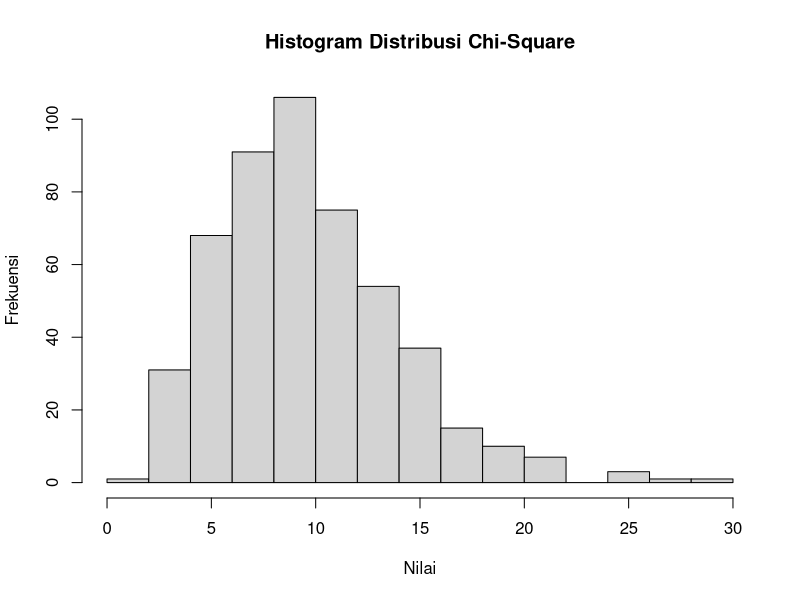

Source code (R):
# Soal a - Fungsi probabilitas distribusi Chi-Square
x <- 3
v <- 10
prob_chisq <- dchisq(x, df = v)
prob_chisq

# Soal b - Histogram distribusi Chi-Square dengan 500 data acak
set.seed(123)
data_chisq <- rchisq(n = 500, df = v)
hist(data_chisq, main = "Histogram Distribusi Chi-Square", xlab = "Nilai", ylab = "Frekuensi")

# Soal c - Nilai rata-rata dan varians distribusi Chi-Square
set.seed(123)
k <- 10
mean_chisq <- mean(rchisq(n = 100000, df = k))
var_chisq <- var(rchisq(n = 100000, df = k))
mean_chisq
var_chisq


